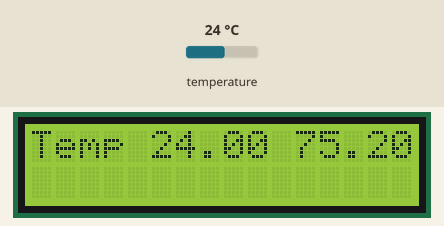
Recording of a sketch running on a simulated Arduino Uno, built with avr-gcc and run on an emulated ATmega328P. Parts: 16×2 character LCD. The test bench sets the inputs (shaded band); at power-on: temperature 24 °C.

Above: at 1.2 s.
1.3 s: temperature set to 12 °C
At 2.5 s:
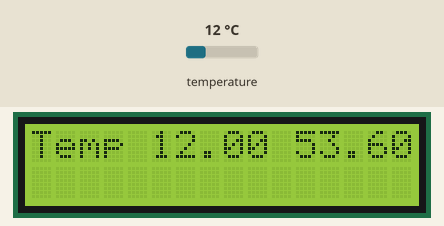
3.6 s: temperature set to 19 °C
At 5.1 s:
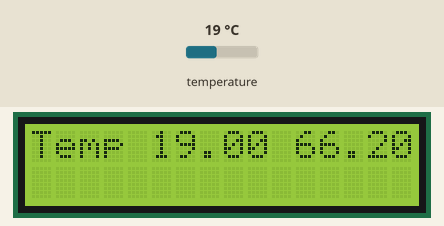
6.2 s: temperature set to 28 °C
At 7.7 s:
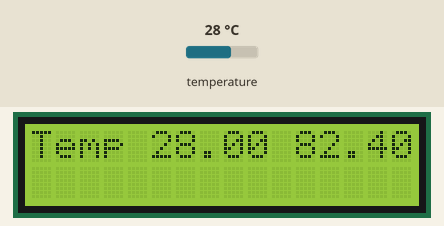
Timing chart, 0 to 9.2 s (numbered marks = the images above; inputs shaded):
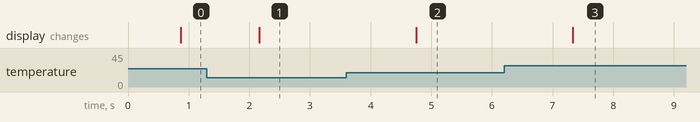

The sketch:

ThermalSensor_Single.ino
```cpp
#include <OneWire.h>
#include <DallasTemperature.h>
#include <LiquidCrystal_I2C.h>

// GPIO where the DS18B20 is connected to
const int oneWireBus = 4;
// Setup a oneWire instance to communicate with any OneWire devices
OneWire oneWire(oneWireBus);
// Pass our oneWire reference to Dallas Temperature sensor
DallasTemperature sensors(&oneWire);

// set LCD address
LiquidCrystal_I2C lcd(0x27, 16, 2);

  void setup() {
    // Start the Serial Monitor
    Serial.begin(115200);
    // Start the DS18B20 sensor
    sensors.begin();

    // initialize LCD
    lcd.init();
    // turn on LCD backlight
    lcd.backlight();
  }

  void loop() {
    sensors.requestTemperatures();
    float temperatureC = sensors.getTempCByIndex(0);
    float temperatureF = sensors.getTempFByIndex(0);
    lcd.setCursor(0, 0);
    lcd.print("Temp");
    lcd.setCursor(5, 0);
    lcd.print(temperatureC);
    //lcd.println("C");
    lcd.setCursor(11, 0);
    lcd.print(temperatureF);
    //lcd.println("F");
    delay(500);
    //lcd.clear();
  }
```

Measured:
- after the input at 1.3 s, the display: changes after 0.86 s (image 1)
- after the input at 3.6 s, the display: changes after 1.1 s (image 2)
- after the input at 6.2 s, the display: changes after 1.1 s (image 3)
